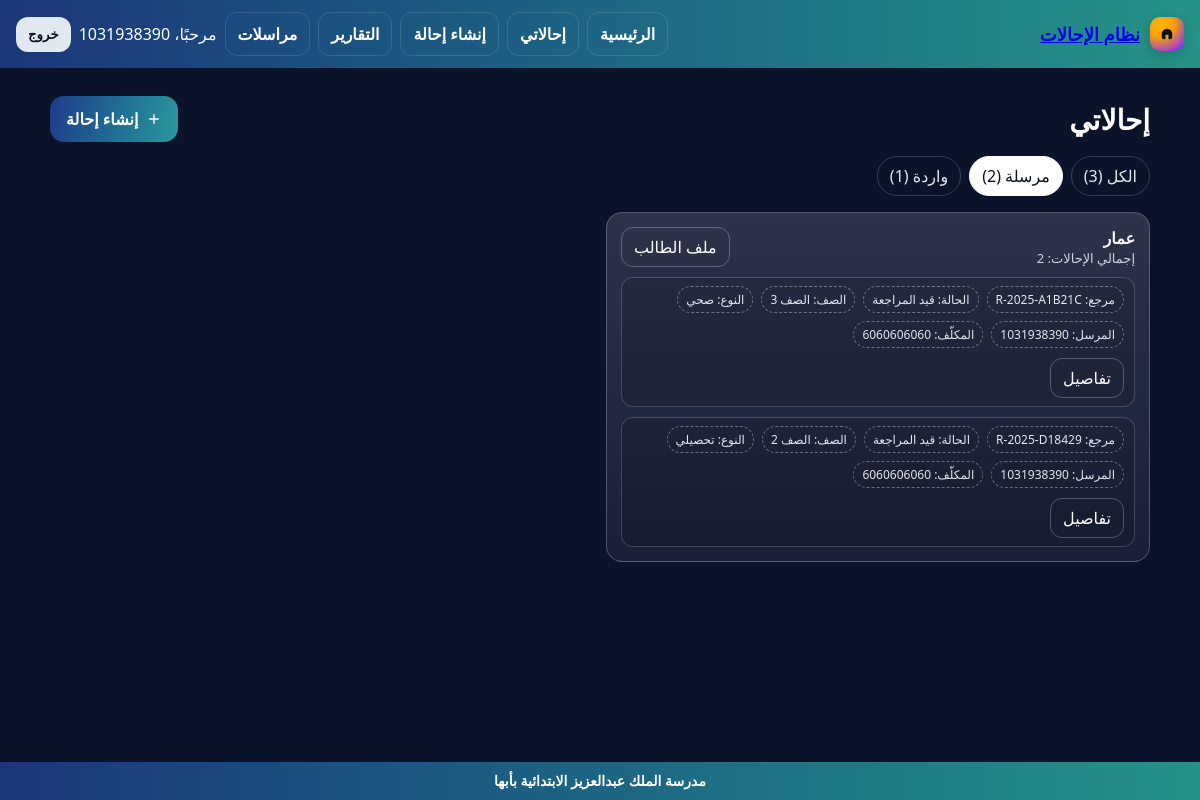
Page /referrals/?scope=sent (signed in) on the earlier database version.
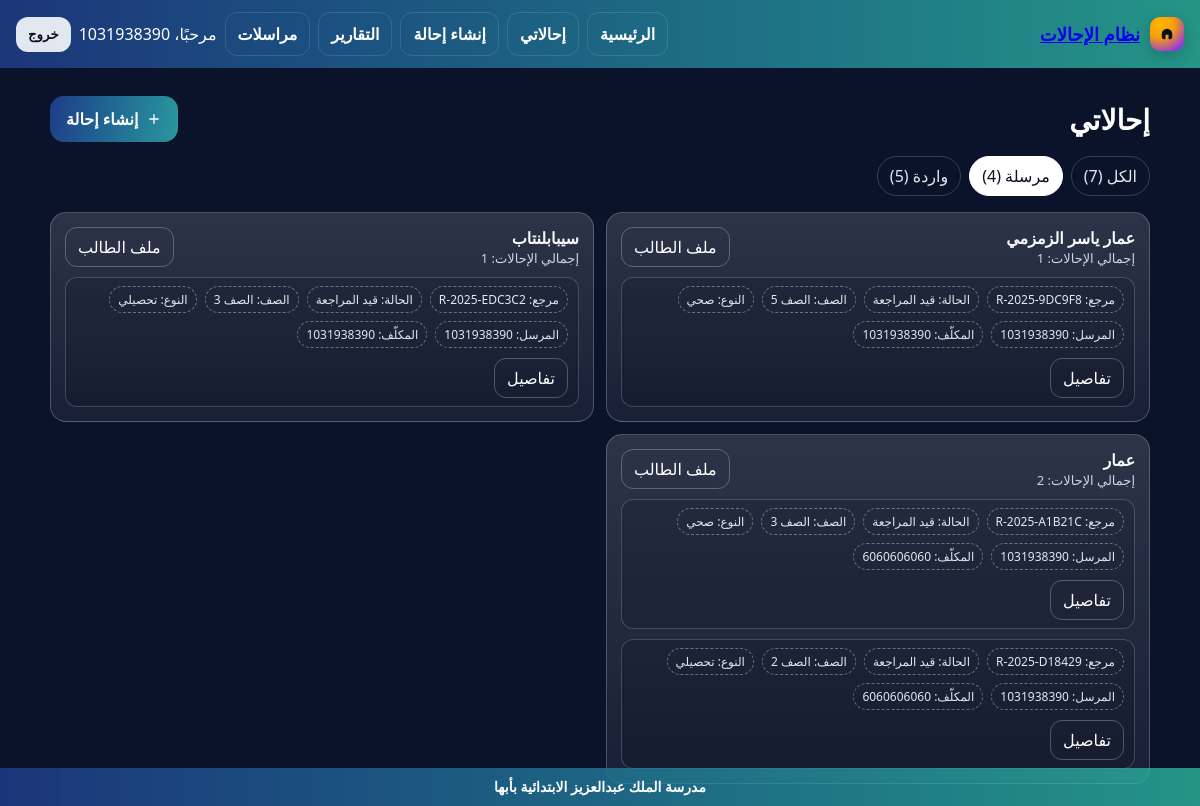
Same page on the later database version.
### referrals/models.py (models this page shows, shortened)
class Referral(models.Model):
    STATUS_CHOICES = [
        ("NEW", "جديدة"),
        ("UNDER_REVIEW", "قيد المراجعة"),
        ("SENT_TO_DEPUTY", "محالة لوكيل"),
        ("CLOSED", "مغلقة"),
    ]
    TYPE_CHOICES = [
        ("behavior", "سلوكي"),
        ("academic", "تحصيلي"),
        ("health", "صحي"),
        ("other", "أخرى"),
    ]
    GRADE_CHOICES = [(str(i), f"الصف {i}") for i in range(1, 13)]
    reference = models.CharField(max_length=20, default=generate_reference, unique=True, editable=False)
    student_name = models.CharField(max_length=120)
    student_key = models.CharField("معرّف الطالب", max_length=180, blank=True, db_index=True)
    grade = models.CharField(max_length=2, choices=GRADE_CHOICES)
    referral_type = models.CharField(max_length=20, choices=TYPE_CHOICES)
    details = models.TextField()
    status = models.CharField(max_length=20, choices=STATUS_CHOICES, default="NEW")
    created_by = models.ForeignKey(User, on_delete=models.CASCADE, related_name="created_referrals")
    assignee = models.ForeignKey(User, on_delete=models.SET_NULL, null=True, blank=True, related_name="assigned_referrals")
    created_at = models.DateTimeField(auto_now_add=True)
    updated_at = models.DateTimeField(auto_now=True)
    def save(self, *args, **kwargs):
        if not self.student_key:
            self.student_key = make_student_key(self.student_name)
        super().save(*args, **kwargs)

### referrals/views.py (the view)
# urls.py: path("", views.list_referrals, name="index"),
@login_required
def list_referrals(request: HttpRequest):
    scope = request.GET.get("scope", "all")
    sent_qs = Referral.objects.filter(created_by=request.user)
    inbox_qs = Referral.objects.filter(assignee=request.user)
    if scope == "sent":
        items_qs = sent_qs
    elif scope == "inbox":
        items_qs = inbox_qs
    else:
        items_qs = Referral.objects.filter(Q(created_by=request.user) | Q(assignee=request.user))
    items_qs = items_qs.select_related("created_by", "assignee").order_by("-created_at")
    items = list(items_qs)
    for r in items: _ensure_student_key(r)
    groups_map = {}
    for r in items:
        key = getattr(r, "student_key", "") or f"ref-{r.pk}"
        g = groups_map.get(key)
        if not g:
            g = {"key": getattr(r, "student_key", "") or "", "student_name": r.student_name, "latest": r.created_at, "referrals": []}
            groups_map[key] = g
        g["referrals"].append(r)
        if r.created_at > g["latest"]: g["latest"] = r.created_at
        if r.created_at >= g["latest"]: g["student_name"] = r.student_name
    groups = sorted(groups_map.values(), key=lambda x: x["latest"], reverse=True)
    counts = {"all": Referral.objects.filter(Q(created_by=request.user) | Q(assignee=request.user)).count(),
              "sent": sent_qs.count(), "inbox": inbox_qs.count()}
    return render(request, "referrals/index.html", {"items": items, "groups": groups, "counts": counts, "scope": scope})

### referrals/utils.py (called while the page is built)
def make_student_key(name: str, civil_id: Optional[str] = None) -> str:
    key = (civil_id or "").strip()
    if key:
        return key[:64]
    s = unicodedata.normalize("NFKC", (name or "").strip())
    s = re.sub(r"\s+", "-", s)
    s = re.sub(r"[^0-9A-Za-z\u0600-\u06FF\-]", "", s)
    return s[:60]

### referrals/views.py (called while the page is built)
def _ensure_student_key(ref: Referral):
    try:
        has_key_field = hasattr(ref, "student_key")
    except Exception:
        has_key_field = False
    if not has_key_field:
        return
    try:
        if getattr(ref, "student_key", ""):
            return
        civil = (getattr(ref, "student_civil_id", None) or "")[:64]
        new_key = make_student_key(getattr(ref, "student_name", ""), civil)
        if new_key:
            ref.student_key = new_key
            ref.save(update_fields=["student_key"])
    except Exception:
        pass

### templates/referrals/index.html (shortened to what this page needs)
{% load static %}
<!doctype html>
<html lang="ar" dir="rtl">
<head>
</head>
<body>
  {% include 'header.html' %}
  <div class="wrap">
    <div class="head">
      <h1>إحالاتي</h1>
      <a class="btn btn-primary" href="/referrals/new/">
        <svg width="16" height="16" viewBox="0 0 24 24" aria-hidden="true"><path fill="currentColor" d="M11 11V5h2v6h6v2h-6v6h-2v-6H5v-2z"/></svg>
        إنشاء إحالة
      </a>
    </div>
    <div class="tabs" role="tablist" aria-label="تصفية الإحالات">
      <a class="tab {% if scope == 'all' %}active{% endif %}" href="?scope=all">الكل ({{ counts.all }})</a>
      <a class="tab {% if scope == 'sent' %}active{% endif %}" href="?scope=sent">مرسلة ({{ counts.sent }})</a>
      <a class="tab {% if scope == 'inbox' %}active{% endif %}" href="?scope=inbox">واردة ({{ counts.inbox }})</a>
    </div>
    <div class="grid">
      {% for g in groups %}
        <div class="card">
          <div class="row">
            <div>
              <strong style="font-size:16px">{{ g.student_name }}</strong>
              <div class="muted">إجمالي الإحالات: {{ g.referrals|length }}</div>
            </div>
            <div class="row" style="gap:8px">
              {% if g.key %}
                <a class="btn-ghost" href="{% url 'referrals:student_file' g.key %}">ملف الطالب</a>
              {% endif %}
            </div>
          </div>
          <div class="refs">
            {% for r in g.referrals %}
              <div class="ref-row">
                <div class="ref-meta">
                  <span class="pill">مرجع: {{ r.reference }}</span>
                  <span class="pill">الحالة: {{ r.get_status_display }}</span>
                  <span class="pill">الصف: {{ r.get_grade_display }}</span>
                  <span class="pill">النوع: {{ r.get_referral_type_display }}</span>
                  <span class="pill">المرسل: {{ r.created_by.username }}</span>
                  {% if r.assignee %}<span class="pill">المكلّف: {{ r.assignee.username }}</span>{% endif %}
                </div>
                <a class="btn-ghost" href="{% url 'referrals:detail' r.pk %}">تفاصيل</a>
              </div>
            {% endfor %}
          </div>
        </div>
      {% empty %}
        <div class="empty">لا توجد إحالات لعرضها حالياً.</div>
      {% endfor %}
    </div>
  </div>
  {% include 'footer.html' %}
</body>
</html>

### templates/header.html (shortened to what this page needs)
<nav class="hdr-nav" role="navigation" aria-label="الشريط العلوي">
  <div class="hdr-wrap">
    <a class="hdr-brand" href="/" aria-label="الرئيسية">
      <span class="hdr-logo" aria-hidden="true"><svg viewBox="0 0 24 24"><path d="M5 12a7 7 0 1 1 14 0v4a3 3 0 0 1-3 3h-1a1 1 0 0 1-1-1v-5h-4v5a1 1 0 0 1-1 1H8a3 3 0 0 1-3-3v-4z"/></svg></span>
      <span class="hdr-title">نظام الإحالات</span>
    </a>
    <div class="hdr-links">
      <a class="hdr-link" href="/">الرئيسية</a>
      <a class="hdr-link" href="/referrals/">إحالاتي</a>
      <a class="hdr-link" href="/referrals/new/">إنشاء إحالة</a>
      <a class="hdr-link" href="/workflow/reports/">التقارير</a>
      <a class="hdr-link" href="/messages/">مراسلات</a>
      {% if request.user.is_authenticated %}
        <span class="hdr-user">مرحبًا، {{ request.user.username }}</span>
        <form action="{% url 'accounts:logout' %}" method="post" class="hdr-logout-form">
          <button type="submit" class="hdr-link hdr-logout" aria-label="تسجيل الخروج">خروج</button>
        </form>
      {% else %}
        <a class="hdr-link" href="{% url 'accounts:login' %}">تسجيل الدخول</a>
        <a class="hdr-link hdr-cta" href="{% url 'accounts:register' %}">إنشاء حساب</a>
      {% endif %}
    </div>
  </div>
</nav>

### templates/footer.html (shortened to what this page needs)
<footer class="site-footer" role="contentinfo" aria-label="الشريط السفلي">
  <div class="inner">مدرسة الملك عبدالعزيز الابتدائية بأبها</div>
</footer>

### templates/referrals/index.html (style rules this page uses)
:root { --brand:#1f3c88;--brand2:#2ebfa5;--accent:#ffb703;--txt:#0f172a;--bg:#0b132b }
body { margin:0;background:var(--bg);color:#e5e7eb;font-family:system-ui,-apple-system,Segoe UI,Roboto,Tajawal,Arial }
.wrap { max-width:1100px;margin:auto;padding:22px 16px }
.head { display:flex;align-items:center;justify-content:space-between;gap:10px;margin:6px 0 14px }
.head h1 { margin:0;font-size:clamp(20px,3vw,28px);color:#fff }
.btn { appearance:none;border:none;border-radius:14px;padding:12px 16px;font-weight:800;cursor:pointer;text-decoration:none;display:inline-flex;align-items:center;gap:8px }
.btn-primary { background:linear-gradient(100deg,var(--brand) 0%, color-mix(in srgb,var(--brand2) 70%, var(--brand) 30%) 100%);color:#fff }
.btn-ghost { background:transparent;color:#fff;text-decoration:none;border-radius:12px;border:1px solid rgba(255,255,255,.25);padding:8px 12px }
.tabs { display:flex;gap:8px;margin:10px 0 16px;flex-wrap:wrap }
.tab { padding:8px 12px;border-radius:999px;text-decoration:none;color:#e2e8f0;border:1px solid rgba(255,255,255,.18) }
.tab.active { background:#fff;color:#0b1020;border-color:#fff }
.grid { display:grid;gap:12px }
@media (min-width:700px) { .grid { grid-template-columns:1fr 1fr } }
.card { background:linear-gradient(180deg, rgba(255,255,255,.14), rgba(255,255,255,.06));border:1px solid rgba(255,255,255,.22);backdrop-filter:blur(10px);border-radius:16px;padding:14px;color:#f8fafc }
.row { display:flex;align-items:center;justify-content:space-between;gap:12px;flex-wrap:wrap }
.muted { color:#cbd5e1;font-size:13px }
.pill { display:inline-flex;align-items:center;gap:6px;padding:4px 8px;border-radius:999px;border:1px dashed rgba(255,255,255,.35);font-size:12px;color:#e2e8f0 }
.refs { display:flex;flex-direction:column;gap:10px;margin-top:10px }
.ref-row { display:flex;align-items:center;justify-content:space-between;gap:10px;flex-wrap:wrap;background:rgba(0,0,0,.12);border:1px solid rgba(255,255,255,.18);border-radius:12px;padding:8px 10px }
.ref-meta { display:flex;gap:8px;flex-wrap:wrap }

### templates/header.html (style rules this page uses)
.hdr-nav { --brand:#1f3c88;--brand-2:#2ebfa5;--accent:#ffb703;--txt:#0b1020;background: linear-gradient(90deg, color-mix(in srgb,var(--brand) 85%,#0000 15%), color-mix(in srgb,var(--brand-2) 75%,#0000 25%));color:#fff;position:sticky;top:0;z-index:50 }
.hdr-wrap { max-width:1200px;margin:auto;display:flex;align-items:center;justify-content:space-between;gap:16px;padding:12px 16px }
.hdr-brand { display:flex;align-items:center;gap:10px;font-weight:800 }
.hdr-logo { width:34px;height:34px;border-radius:10px;display:grid;place-items:center;background:radial-gradient(120% 120% at 30% 20%, var(--accent) 0%, #f59e0b 35%, #9333ea 75%);box-shadow:0 4px 14px rgba(0,0,0,.18) }
.hdr-logo svg { width:18px;height:18px;fill:#0b1020 }
.hdr-title { font-size:18px }
.hdr-links { display:flex;align-items:center;gap:8px }
.hdr-link { padding:10px 12px;border-radius:12px;text-decoration:none;color:#fff;font-weight:600;border:1px solid rgba(255,255,255,.12);background:transparent;cursor:pointer }
.hdr-user { display:flex;align-items:center;gap:8px }
.hdr-logout { background:#e2e8f0;color:#0b1020;border:none }
.hdr-logout-form { display:inline;margin:0 }

### templates/footer.html (style rules this page uses)
.site-footer { --brand:#1f3c88; --brand-2:#2ebfa5; --txt:#0b1020; background: linear-gradient( 90deg, color-mix(in srgb, var(--brand) 85%, transparent 15%), color-mix(in srgb, var(--brand-2) 75%, transparent 25%) ); color:#fff; position:fixed; bottom:0; left:0; right:0; z-index:40; }
.site-footer .inner { max-width:1200px; margin:auto; padding:12px 16px; display:flex; align-items:center; justify-content:center; font-weight:700; font-size:14px; line-height:1; }

Differences in the rows shown:
added Referral: student_name "عمار ياسر الزمزمي", reference "R-2025-9DC9F8", status "قيد المراجعة", grade "الصف 5", referral_type "صحي", created_by.username "1031938390", assignee.username "1031938390"
added Referral: student_name "سيبابلنتاب", reference "R-2025-EDC3C2", status "قيد المراجعة", grade "الصف 3", referral_type "تحصيلي", created_by.username "1031938390", assignee.username "1031938390"
Other differences:
{{ counts.all }}: "3" → "7"
{{ counts.sent }}: "2" → "4"
{{ counts.inbox }}: "1" → "5"
new list line: "إجمالي الإحالات: 1 ملف الطالب"
